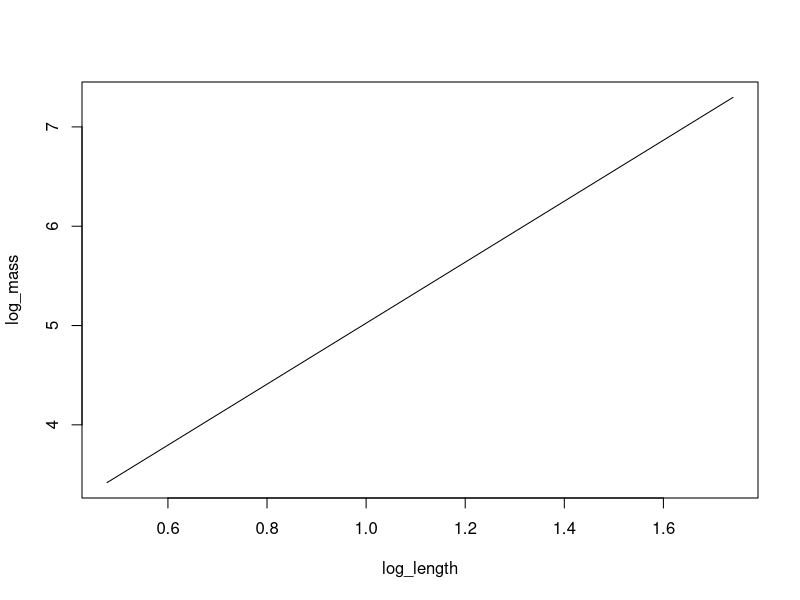
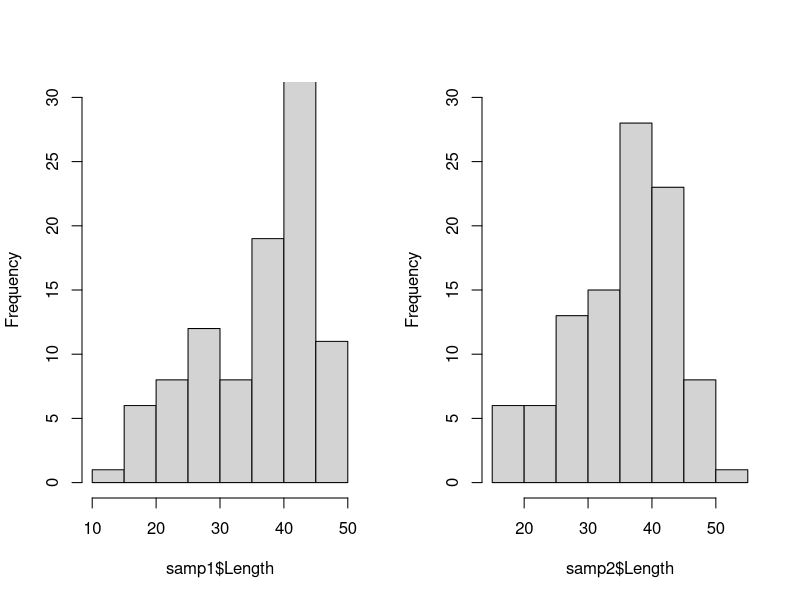
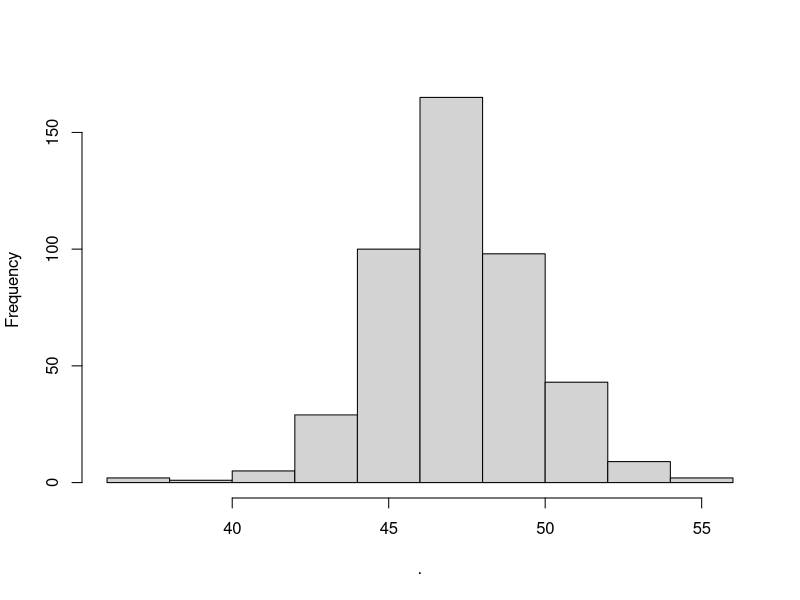
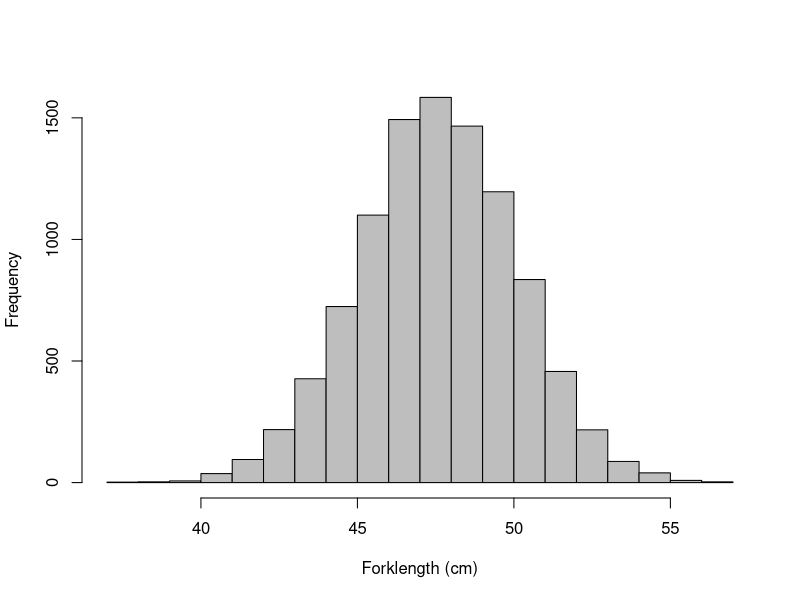

Generate these figures, in order, with R:
## ---- chunk 1
# Start by reading in the data
am_shad <- read.csv("data/ctr_fish.csv")
## ---- chunk 2
# Look at the first 10 rows
head(am_shad, 10)
## ---- chunk 3
# Look at the structure of the data
str(am_shad)
## ---- chunk 4
summary(am_shad)
## ---- chunk 5
measured <- am_shad[am_shad$backCalculated == FALSE, ]
## ---- chunk 6
# Notice how we string together multiple 
# conditions with "&". If these were 'or'
# we would use the vertical pipe "|"
age_6_rows_measured <- am_shad[am_shad$backCalculated == FALSE & 
                                 am_shad$Sex == "R" &
                                 am_shad$Age == 6, ]
## ---- chunk 7
measured <- subset(am_shad, backCalculated == FALSE)
## ---- chunk 8
age_6_roes_measured <- subset(am_shad,
                              backCalculated == FALSE &
                                Sex == "R" &
                                Age == 6
                              )
## ---- chunk 9
# Here, I use the column name because
# we just want all observations of a single
# variable. Be careful switching between names,
# numbers, and $names!
table(measured['Sex'])
## ---- chunk 10
table(measured$Sex, measured$Age)
## ---- chunk 11
age_6_roes_measured <- subset(am_shad,
                              backCalculated == FALSE &
                                Sex == "R" &
                                Age == 6
                              )

age_6_female_mean <- mean(age_6_roes_measured$Length)
## ---- chunk 12
library(dplyr)
## ---- chunk 13
g_lengths <- group_by(measured, Sex, Age)
## ---- chunk 14
sum_out <- summarize(g_lengths, avg = mean(Length))

head(sum_out)
## ---- chunk 15
# This will do it all at once!
sum_out <- # Front-end object assignment
  measured %>% # Pass measured to the group_by function
  group_by(Sex, Age) %>% # Group by Sex and age and pass to summarize
  summarize(avg = mean(Length))

## ---- chunk 16
  measured %>% # Pass measured to the group_by function
  group_by(Sex, Age) %>% # Group by Sex and age and pass to summarize
  summarize(avg = mean(Length)) -> sim_out # Back-end object assignment
## ---- chunk 17
sum_out <-
  measured %>% 
  group_by(Sex, Age) %>% 
  summarize(avg = mean(Length), s.d. = sd(Length))

head(sum_out)

## ---- chunk 18
mod <- lm(log10(Mass) ~ log10(Length), data = am_shad[am_shad$Mass != 0, ])
## ---- chunk 19
# Parameters from length-weight regression
m <- 3.0703621
b <- 1.9535405

# Make a sequence of new lengths based on range in data,
# then take the log of the whole thing all at once.
log_length <- log10( seq(min(am_shad$Length), max(am_shad$Length), 1) )

# Calculate a new thing (log10_mass) using parameters for line
# and sequence of new log10_length.
log_mass <- m * log_length + b

# Plot the prediction
plot(x = log_length, y = log_mass, type = "l")
## ---- chunk 20
n_samples <- 100
## ---- chunk 21
# Randomly sample 100 rows of data from our data frame two different
# times to see the differences
samp1 <- am_shad[sample(nrow(am_shad), size = n_samples, replace = FALSE), ]
samp2 <- am_shad[sample(nrow(am_shad), size = n_samples, replace = FALSE), ]

# We can look at them with our histograms
par(mfrow = c(1, 2))
hist(samp1$Length, main = "", ylim = c(0, 30))
hist(samp2$Length, main = "", ylim = c(0, 30))
## ---- chunk 22
par(mfrow = c(1, 1))
## ---- chunk 23
am_shad %>%
  subset(Age == 6 & Sex == "R", select='Length', drop=TRUE) %>%
   hist(main = "")
## ---- chunk 24
# Calculate the mean Length 
x_bar <- am_shad %>%
  subset(Age == 6 & Sex == "R", select='Length', drop=TRUE) %>%
  mean

# Calculate standard deviation of Length
sigma <- am_shad %>%
  subset(Age == 6 & Sex == "R", select='Length', drop=TRUE) %>%
  sd

## ---- chunk 25
# Take a random sample from a normal distribution
length_sample <- rnorm(n = 10000, mean = x_bar, sd = sigma)

# Plot the sample to see if it is a normal- YAY it is!
hist(length_sample,
  col = "gray",
  main = "",
  xlab = "Forklength (cm)"
)
